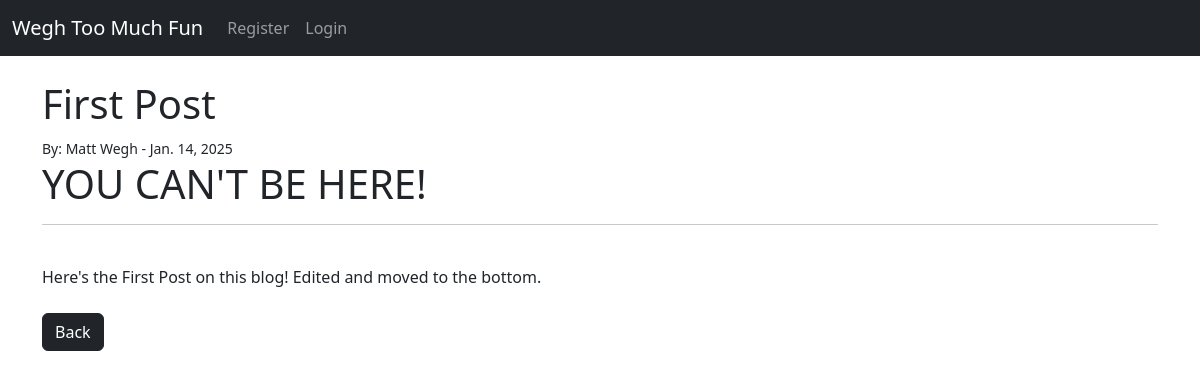
/article/1, run on an earlier commit of the app's database.
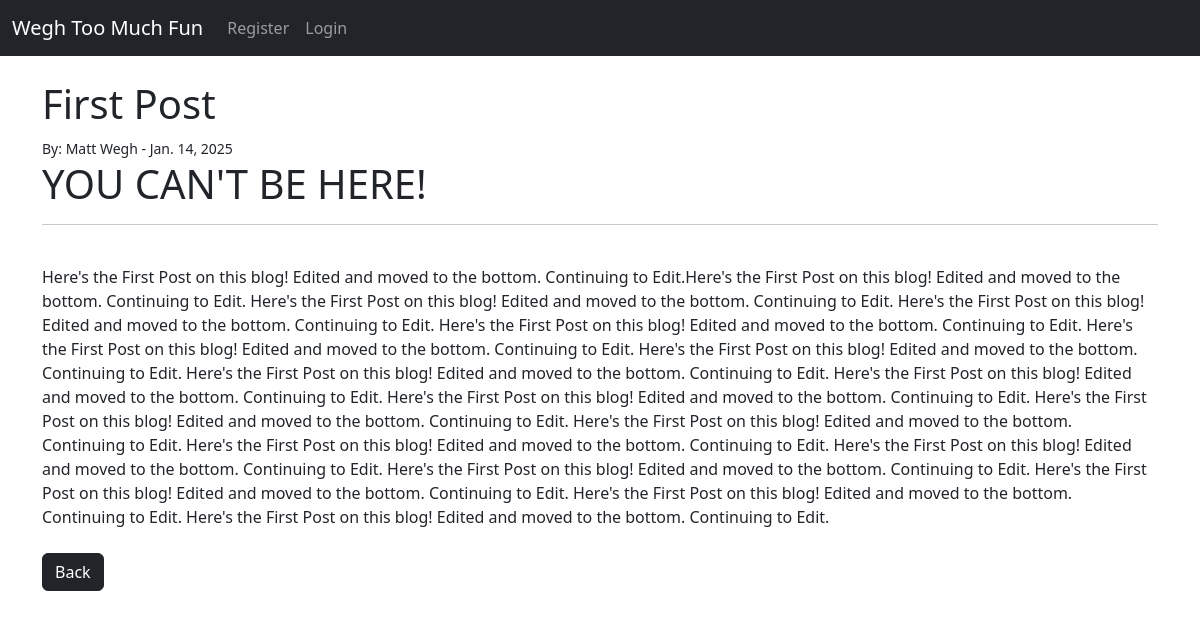
And on a later commit of the database.
### theblog/models.py (models this page shows, shortened)
class Post(models.Model):
    title = models.CharField(max_length=255)
    title_tag = models.CharField(max_length=255)
    author = models.ForeignKey(User, on_delete=models.CASCADE)
    body = models.TextField()
    posting_date = models.DateField(auto_now_add=True)
    category = models.CharField(max_length=255, default='General')

### theblog/views.py (the view)
# urls.py: path('article/<int:pk>', ArticleDetailView.as_view(), name='article-detail'),
class ArticleDetailView(DetailView):
    model = Post
    template_name = 'article_details.html'

### theblog/templates/article_details.html (shortened to what this page needs)
{% extends 'base.html' %}
{% block content %}
<h1>{{ post.title }}</h1>
<small>By:
    {{post.author.first_name}}
    {{post.author.last_name}} -
    {{ post.posting_date }}
</small>
<br>
{% if user.is_authenticated %}
<small><a href="{% url 'update_post' post.pk %}">Edit</a></small> -
<small><a href="{% url 'delete_post' post.pk %}">Delete</a></small>
{% else %}
<h1> YOU CAN'T BE HERE! </h1>
{% endif %}
<hr>
<br/>
{{ post.body|safe }}
<br/><br/>
<a href="{% url 'home' %}" class="btn btn-dark">Back</a>
{% endblock %}

### theblog/templates/base.html (shortened to what this page needs)
<!doctype html>
<html lang="en">
  <head>
    <link href="https://cdn.jsdelivr.net/npm/bootstrap@5.3.3/dist/css/bootstrap.min.css" rel="stylesheet">
  </head>
  <body>
    <nav class="navbar navbar-expand-lg navbar-dark bg-dark">
        <div class="container-fluid">
          <a class="navbar-brand" href="{% url 'home' %}">Wegh Too Much Fun</a>
          <div class="collapse navbar-collapse" id="navbarSupportedContent">
            <ul class="navbar-nav me-auto mb-2 mb-lg-0">
              {% if user.is_authenticated %}
              <li class="nav-item">
                <a class="nav-link" href="{% url 'add_post' %}">
                Add New Post</a>
              </li>\
              <li class="nav-item">
                <a class="nav-link" href="{% url 'add_category' %}">
                Add New Category</a>
              </li>\
             <form method="post" action="{% url 'logout' %}" class="nav-item">
                {% csrf_token %}
                <button type="submit" class="nav-link">Log Out</button>
              </form>
              {% else %}
              <li class="nav-item">
                <a class="nav-link" href="{% url 'register' %}">
                  Register</a>
              </li>
              <li class="nav-item">
                <a class="nav-link" href="{% url 'login' %}">
                  Login</a>
              </li>
              {% endif %}
            </ul>
          </div>
        </div>
      </nav>
    <br>
    <div class="container">
    {% block content %}
    {% endblock %}
  </div>
  </body>
</html>

What changed in the data, as far as the page shows it:
changed Post "First Post": body "Here's the First Post on this blog! Edited and moved to the bottom." → "…moved to the bottom. Continuing to Edit.Here's the First Post on this blog! Edited and moved to the bottom. Continuing to Edit. Here's the First Post on this blog! Edited and moved to the bottom. Continuing to Edit. Here's the First Post on this blog! Edited and moved to the bottom. Continuing to Edit. Here's the First Post on this blog! Edited and moved to the bottom. Continuing to Edit. Here's the First Post on this blog! Edited and moved to the bottom. Continuing to Edit. Here's the First Post on this blog! Edited and moved to the bottom. Continuing to Edit. Here's the First Post on this blog! Edited and moved to the bottom. Continuing to Edit. Here's the First Post on this blog! Edited…"
